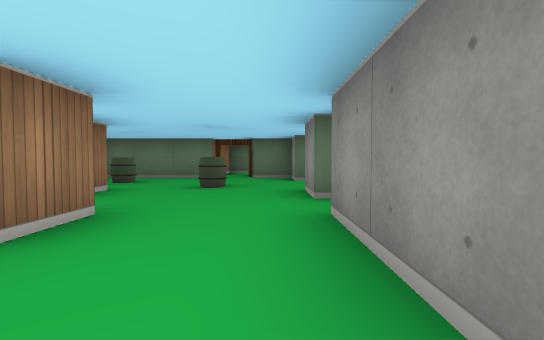
View 1 (above)

17 first-person views from a walk through a cub3D maze. The camera is about half as high as the walls, tilts 2° down and sees 85° across. The floor is counted in squares. Each view is taken from the middle of a square. On the plan, view 1 faces up. The plan holds only what a view shows up to about 9 squares ahead; the rest is blank.

View 2
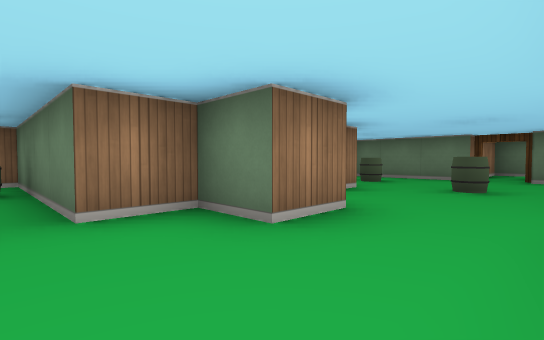

View 3
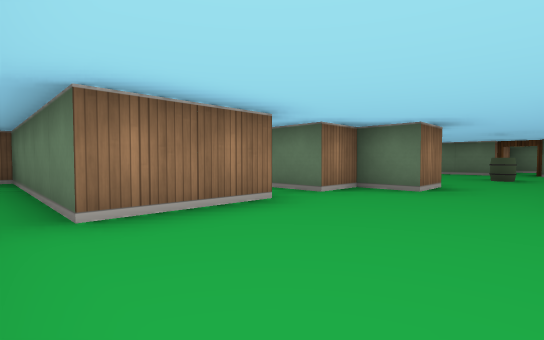

View 4
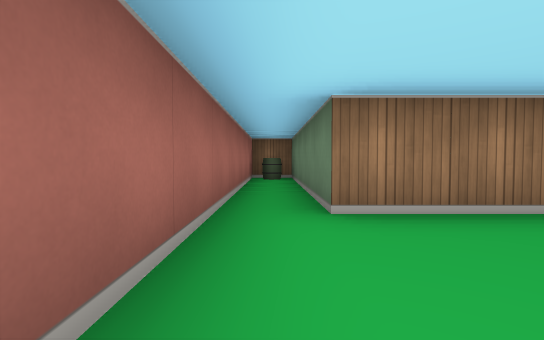

View 5
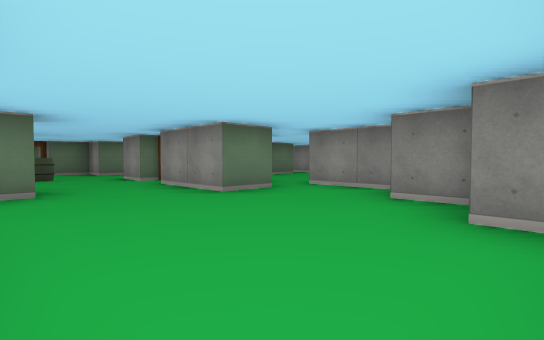

View 6
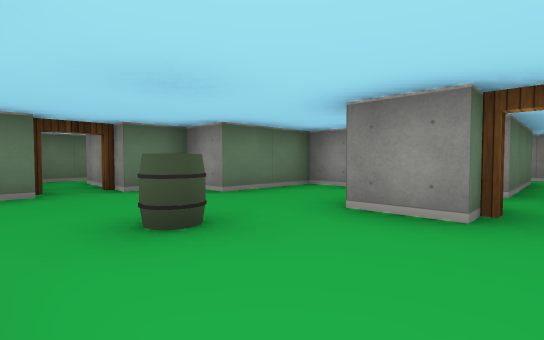

View 7
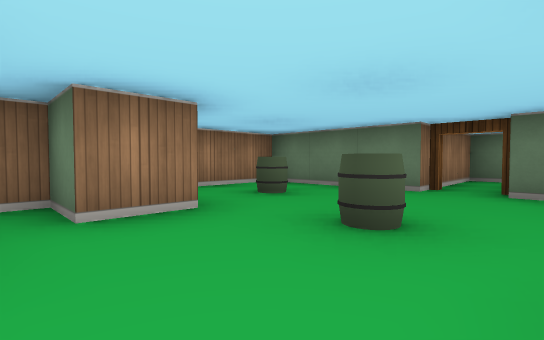

View 8
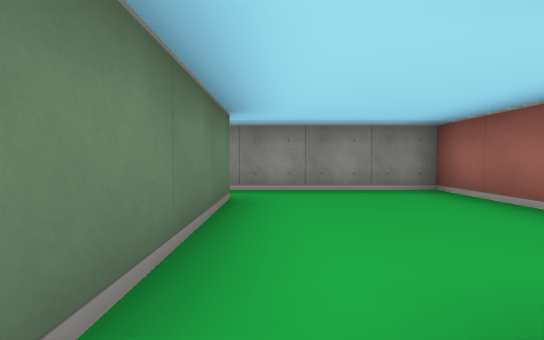

View 9
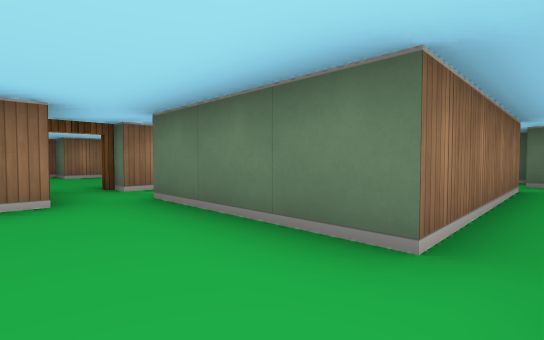

View 10
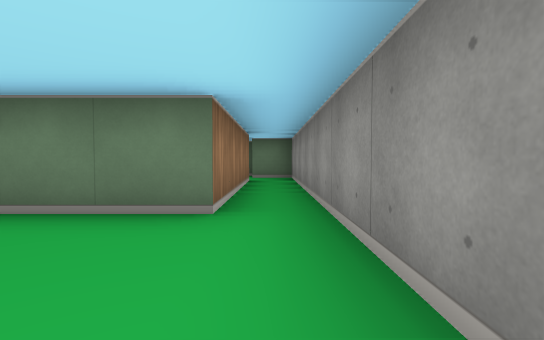

View 11
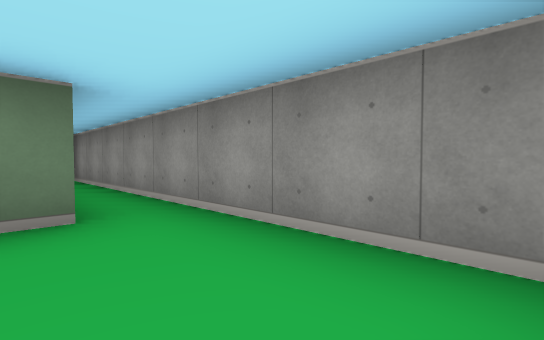

View 12
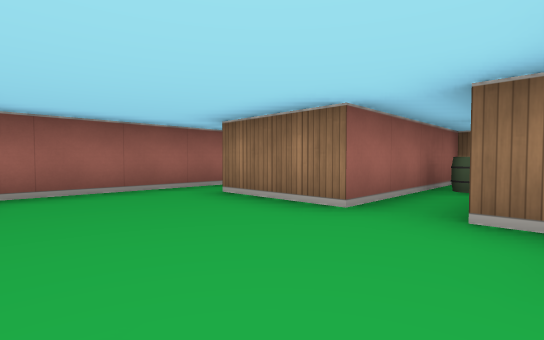

View 13
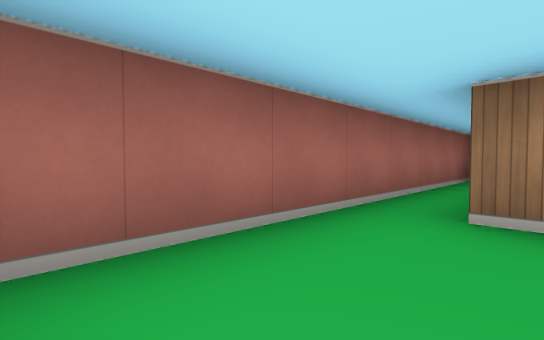

View 14
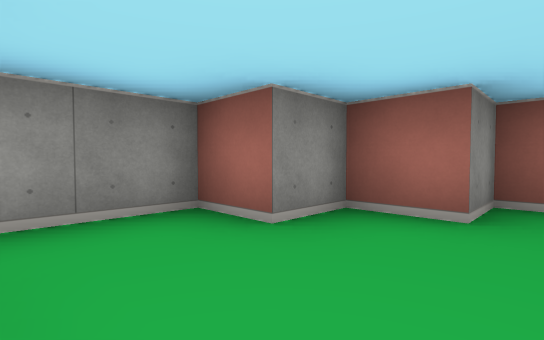

View 15
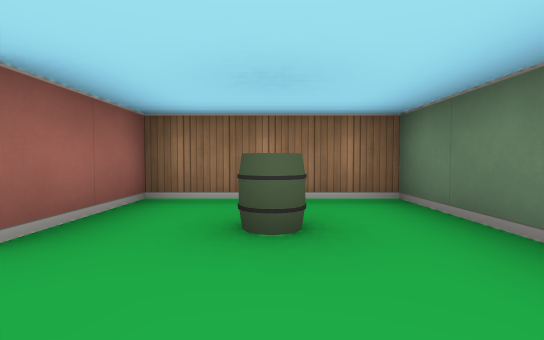

View 16
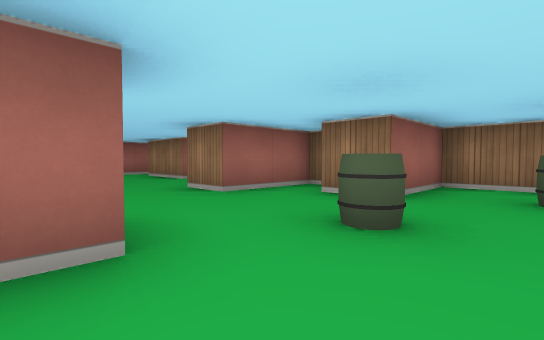

View 17
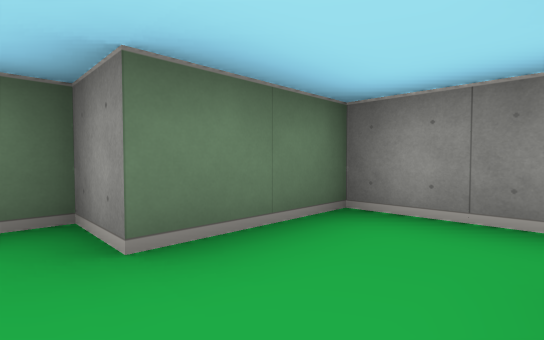

### Floor plan
Points are (right, up) in squares from view 1. A wall is a line through its corners. A room is listed if a view was taken in it or the views show most of it. See-through windows are left out.
Room 1 (views 1, 2, 3, 4, 5, 12, 13, 14)
walls: (-1.5, 2.5) (-1.5, 1.5) (-2.5, 1.5) (-2.5, 0.5) (-6.5, 0.5) (-6.5, -0.5) (-2.5, -0.5) (-2.5, -2.5) (-7.5, -2.5) (-7.5, -3.5) (0.5, -3.5) (0.5, -2.5) (1.5, -2.5) (1.5, -1.5) (2.5, -1.5) (2.5, 0.5); (1.5, 0.5) (0.5, 0.5) (0.5, 2.5)
ways out: opening at (-0.5, 3) to room 2; opening at (2, 0) to room 3
objects: barrel (-7, -3); barrel (-5, 0)
Room 2 (views 6, 7, 15, 16, 17)
walls: (-1.5, 7.5) (-4.5, 7.5) (-4.5, 4.5) (-2.5, 4.5) (-2.5, 3.5) (-3.5, 3.5) (-3.5, 2.5) (-1.5, 2.5); (0.5, 3.5) (0.5, 4.5) (1, 4.5); (1.5, 6.5) (0.5, 6.5) (0.5, 7.5) (-0.5, 7.5)
ways out: opening at (-0.5, 3) to room 1; open door at (1, 3) to room 3; opening at (1, 5.5) to room 4; open door at (-1, 8)
objects: barrel (-3, 6); barrel (-1, 5)
Room 3 (views 8, 9, 10, 11)
walls: (2.5, 2.6) (2.5, 2.1); (4.6, 0.5) (6.5, 0.5) (6.5, 7.5); (5.5, 7.5) (5.5, 3.5) (2.5, 3.5)
ways out: opening at (2, 0) to room 1; open door at (1, 3) to room 2; opening at (2, 4) to room 4; opening at (6, 7)
Room 4 (no view inside)
walls: (1.5, 4) (1.5, 3.5); (2.5, 3.5) (2.5, 6.5) (1.5, 6.5)
ways out: opening at (1, 5.5) to room 2; opening at (2, 4) to room 3

Where each view was taken, in squares from view 1:
view 1: 0 up, 0 right, facing up
view 2: 0 up, 0 right, facing up-left
view 3: 3 down, 0 right, facing up-left
view 4: 3 down, 0 right, facing left
view 5: 3 down, 2 left, facing up-right
view 6: 3 up, 2 left, facing up-right
view 7: 3 up, 0 right, facing up-left
view 8: 3 up, 2 right, facing right
view 9: 2 up, 6 right, facing up-left
view 10: 1 up, 6 right, facing up
view 11: 1 up, 5 right, facing up-right
view 12: 1 up, 0 right, facing down-left
view 13: 2 down, 0 right, facing down-left
view 14: 0 up, 0 right, facing down-right
view 15: 6 up, 1 left, facing left
view 16: 6 up, 1 right, facing down-left
view 17: 5 up, 0 right, facing up-right
